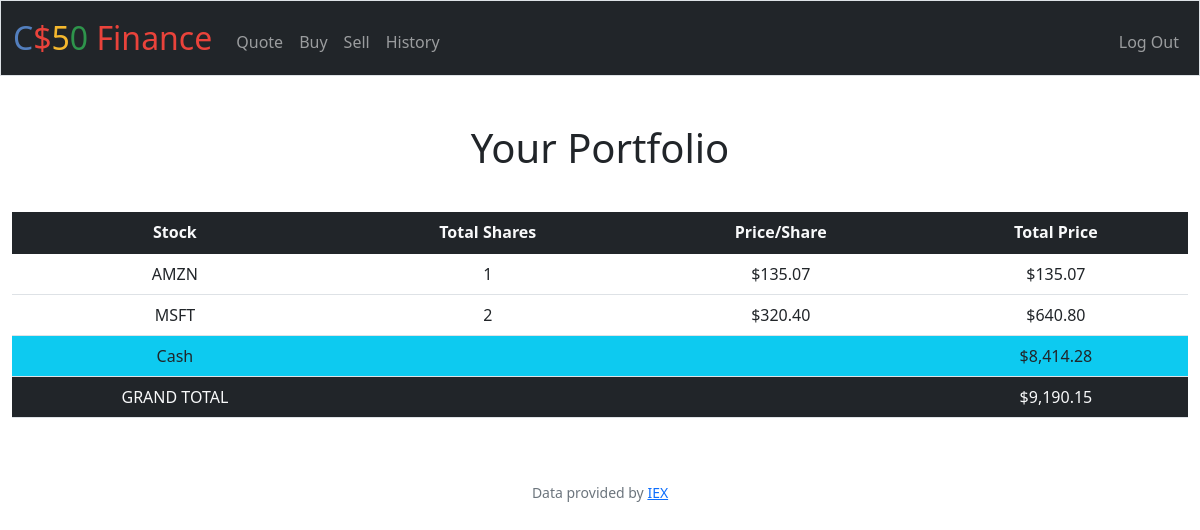
The page / (signed in) on the database its author committed.
### tables this page shows
CREATE TABLE transactions (id INTEGER PRIMARY KEY AUTOINCREMENT, user_id INTEGER, symbol TEXT, shares INTEGER, price FLOAT, date TIMESTAMP);

CREATE TABLE users (id INTEGER PRIMARY KEY AUTOINCREMENT NOT NULL, username TEXT NOT NULL, hash TEXT NOT NULL, cash NUMERIC NOT NULL DEFAULT 10000.00);

### app.py (the view)
@app.route("/")
@login_required
def index():
    user_id = session["user_id"]
    stock_details = db.execute("SELECT symbol, SUM(shares) AS shares, price FROM transactions WHERE user_id = ? GROUP BY symbol", user_id)
    user_cash = db.execute("SELECT cash FROM users WHERE id = ?", user_id)[0]["cash"]
    grand_total = user_cash
    for stock in stock_details:
        grand_total += stock["shares"] * stock["price"]
    return render_template("index.html", stock_details = stock_details, user_cash = user_cash, grand_total = grand_total)

### app.py (called while the page is built)
@app.after_request
def after_request(response):
    response.headers["Cache-Control"] = "no-cache, no-store, must-revalidate"
    response.headers["Expires"] = 0
    response.headers["Pragma"] = "no-cache"
    return response

### helpers.py (called while the page is built)
def login_required(f):
    @wraps(f)
    def decorated_function(*args, **kwargs):
        if session.get("user_id") is None:
            return redirect("/login")
        return f(*args, **kwargs)
    return decorated_function

def usd(value):
    return f"${value:,.2f}"

### templates/index.html (shortened to what this page needs)
{% extends "layout.html" %}
{% block main %}
    <h1 class="text-center">Your Portfolio</h1>
    <table class="table">
      <thead class="bg-dark text-light">
        <tr>
          <th scope="col">Stock</th>
          <th scope="col">Total Shares</th>
          <th scope="col">Price/Share</th>
          <th scope="col">Total Price</th>
        </tr>
      </thead>
      <tb>
      {% for stock in stock_details %}
      <tr>
        <td>{{ stock.symbol }}</td>
        <td>{{ stock.shares }}</td>
        <td>{{ stock.price|usd }}</td>
        <td>{{ (stock.shares * stock.price)| usd }}</td>
      </tr>
      {% endfor %}
      </tb>
      <tf>
        <tr class="bg-info text-dark">
          <td>Cash</td>
          <td colspan="2"></td>
          <td>{{ user_cash| usd }}</td>
        </tr>
        <tr class="bg-dark text-light">
          <td>GRAND TOTAL</td>
          <td colspan="2"></td>
          <td>{{ grand_total| usd }}</td>
        </tr>
      </tf>
    </table>
{% endblock %}

### static/styles.css (style rules this page uses)
h1 { margin-bottom: 40px; }

### rows shown on the page
transactions: symbol "AMZN", shares "1", price "$135.07", (stock.shares*stock.price)|usd "$135.07"
transactions: symbol "MSFT", shares "2", price "$320.40", shares "$640.80"
users: cash "$8,414.28"

### other values the page prints
{{ grand_total| usd }} "$9,190.15"
